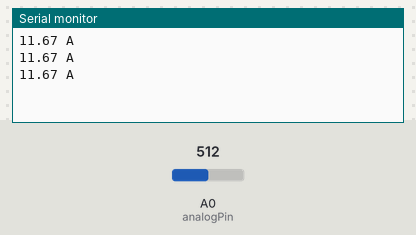
This sketch was run on a simulated ESP8266 (NodeMCU). On the bench: the last lines printed to the serial monitor. The inputs (shaded band) are chosen by the test bench; at power-on: A0 (analogPin) = 512.

Above: at 1.2 s.
1.3 s: A0 (analogPin) set to 716
At 1.9 s:
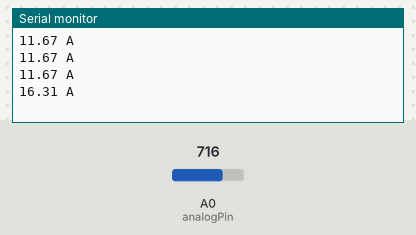
2.8 s: A0 (analogPin) set to 900
At 3.5 s:
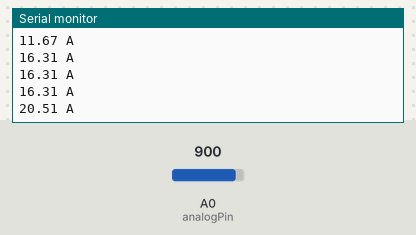
Timing chart, 0 to 5.8 s (numbered marks = the images above; inputs shaded):
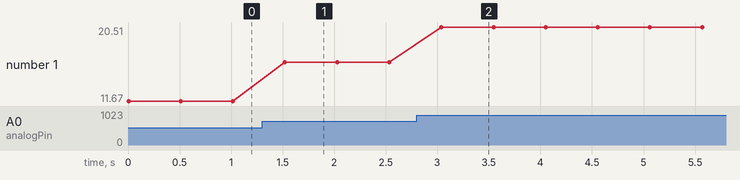

The sketch:

current_measurer.ino
```cpp
const int analogPin = A0;
#define currentRange 20; //20A Current Rating of SCT013; Change if needed.

#define v_ref 3.3 //Amount of voltage that the ESP32/8266 can supply.

float readCurrentVal() {
  float currentVal = 0;
  float peakVoltage = 0;
  float voltage_rms = 0;
  for (int i = 0; i<5; i++){
    peakVoltage += analogRead(analogPin);
    delay(1);
  }
  peakVoltage = peakVoltage/5;
  voltage_rms = peakVoltage * 0.707; //Calculating the RMS voltage. 0.707 = sqrt(2)/2

  voltage_rms = (voltage_rms/1024 * v_ref)/2; //Voltage divided by two as it has been amplified by 2 by the SCT013.

  currentVal = voltage_rms * currentRange;

  return currentVal;
}

void setup() {
  // put your setup code here, to run once:
  Serial.begin(115200);
}

void loop() {
  // put your main code here, to run repeatedly:
  float currentVal = readCurrentVal();
  Serial.print(currentVal);
  Serial.println(" A");
  delay(500);
}
```

Measured:
- after the input at 1.3 s, the serial monitor: prints a new line after 0.22 s (image 1)
- after the input at 2.8 s, the serial monitor: prints a new line after 0.24 s (image 2)
- plotted number 1: 11.67 → 16.31 after the input at 1.3 s, 16.31 → 20.51 after the input at 2.8 s
